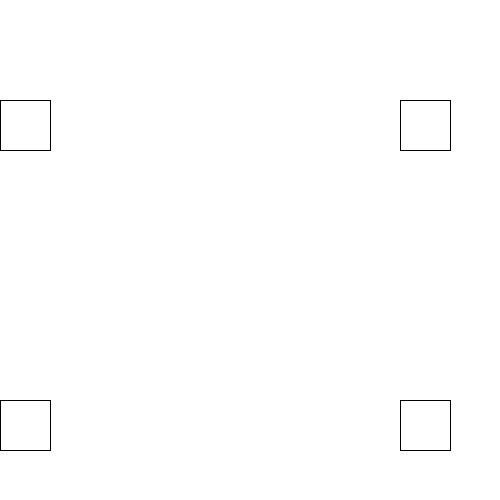
Frame 1 (no input)
Frame 60 (the mouse pressed at the canvas centre just before this capture): identical to frame 1, image omitted
Frame 120 (the mouse held since frame 60 and released just before this capture): identical to frame 1, image omitted

The Processing sketch that drew this single still picture (run headless with seeded random() and noise(); from frame 60 on, the mouse is pressed at the canvas centre):

// Processing sketch: processing_66709
// ── processing_66709.pde

boolean click= false;
int click2=1;
int horizon = 75;
int verti = 100;
int state = 1;

void setup(){
  size(500,500);
}

void draw(){
  background(255);
  fill(255);
  rect(0,100,50,50);
  rect(400,100,50,50);
  rect(0,400,50,50);
  rect(400,400,50,50);

  if(click){
    if(horizon< 375 && state == 1 )
    {
     ellipse(horizon,125,50,50);
     horizon += 5;
    }
    else
    {
      fill(255,0,0);
      rect(400,100,50,50);
     
      state = 2;
      
    }
    
    if(state == 2)
    {
      if(horizon > 75 &&  verti < 425)
      {
        ellipse(horizon,verti,50,50);
        horizon -= 5;
        verti += 5;
      }
      else
      {
        state = 3;
       fill(255,0,0);
       rect(0,400,50,50); 
      }
    }
    if(state == 3)
    {
      if( horizon < 375)
      {
         ellipse(horizon,verti,50,50);
         horizon += 5;
       }
       else
       {
         println("end");
         background(0);
       }
    }
    
    
  } 
  
 
}
void mouseClicked() 
{
  click = true;
  
}
